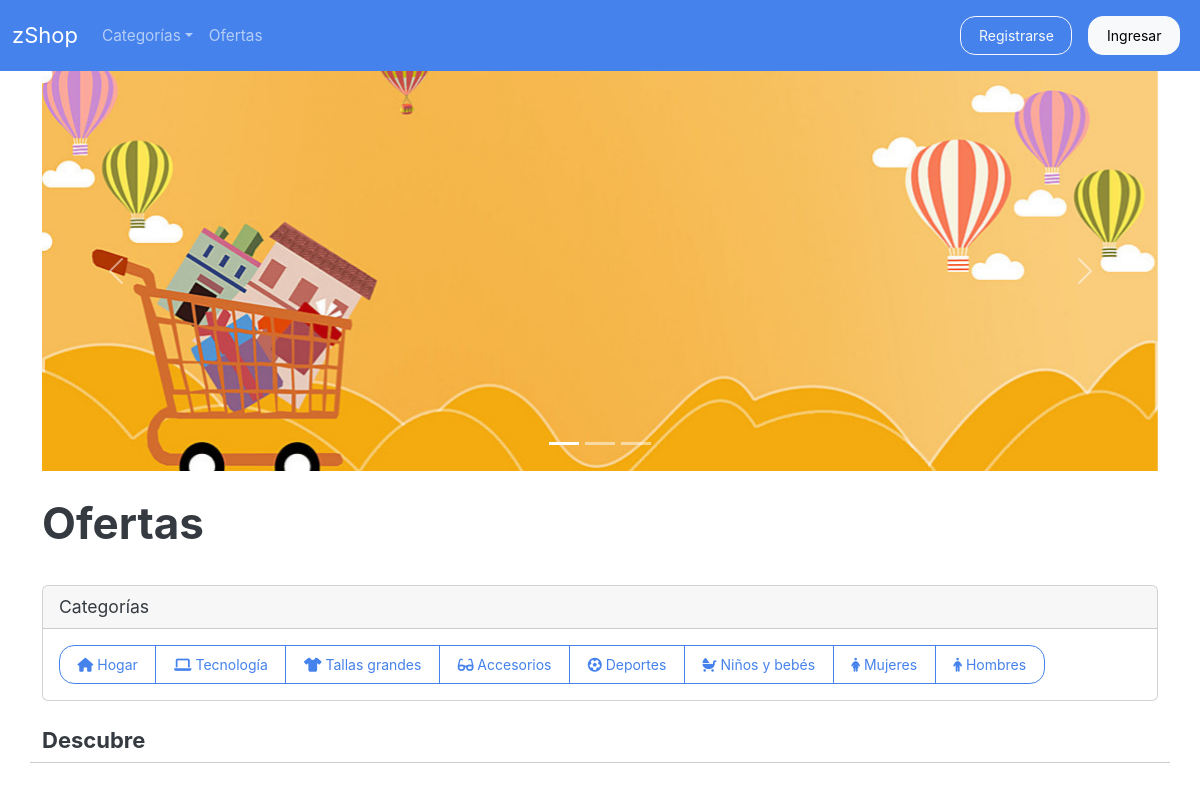
The app's page /dashboard/, older data.
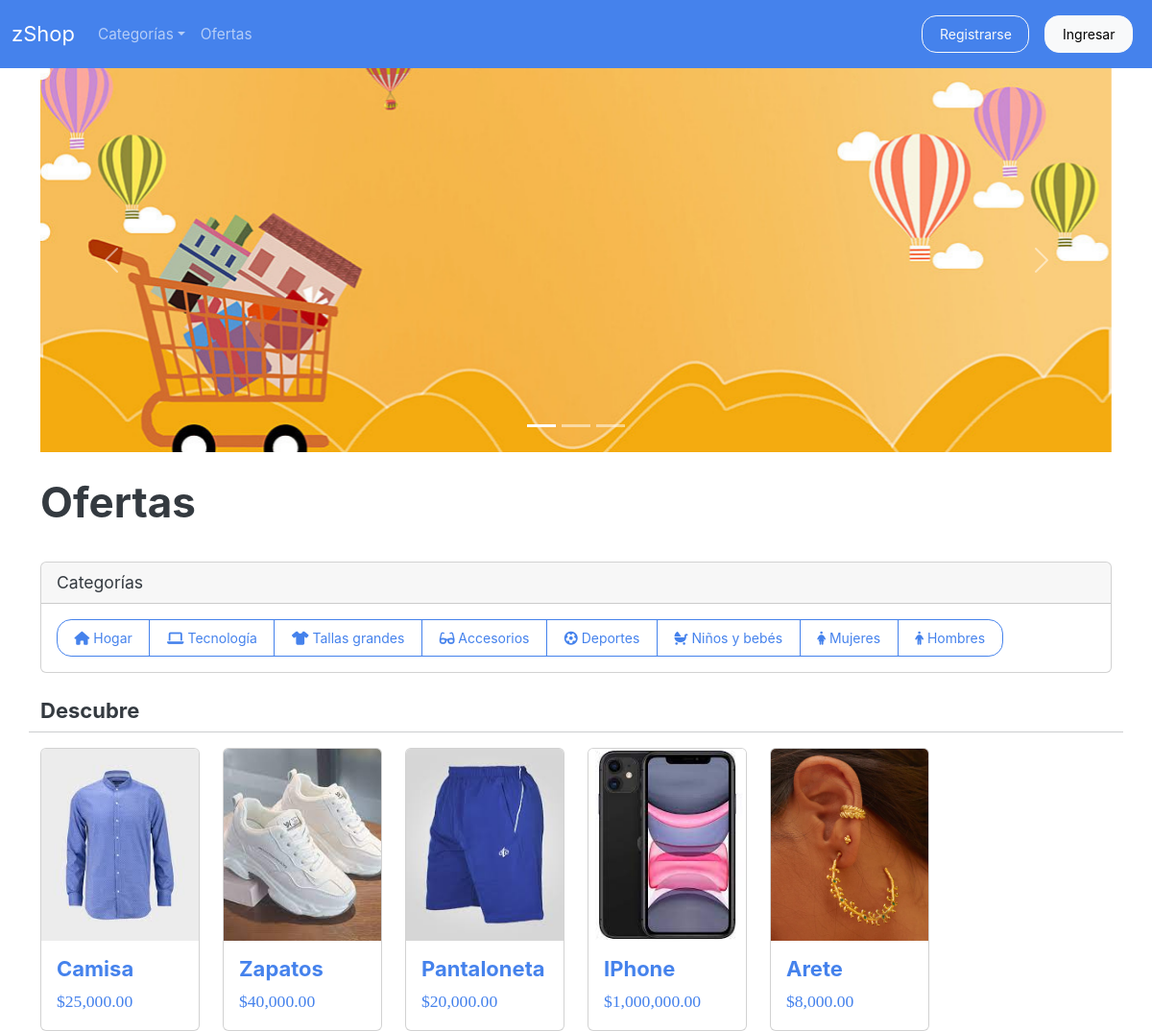
The same page, newer data.
### shop/models.py (models this page shows, shortened)
class Product(models.Model):
    STATUS = (
        ('Disponible', 'Disponible'),
        ('Agotado', 'Agotado')
    )
    id = models.AutoField(primary_key=True)
    name = models.CharField(max_length=100)
    description = models.TextField(blank=True)
    price = models.DecimalField(max_digits=15, decimal_places=2, null=True)
    image = models.ImageField(upload_to='items/', null=True)
    category = models.ForeignKey(CategoryShop, null=True, on_delete=models.SET_NULL)
    status = models.CharField(max_length=100, null=True, choices=STATUS)
    created_at = models.DateTimeField(auto_now_add=True)

### shop/views.py (the view)
# urls.py: path('dashboard/', DashboardView.as_view(), name='dashboard'),
class DashboardView(TemplateView):
    template_name = 'shop/dashboard.html'
    def get(self, request, **kwargs):
        context = super().get_context_data(**kwargs)
        context['user'] = request.user
        context['products'] = Product.objects.all()[:30]
        return self.render_to_response(context)

### template/shop/dashboard.html (shortened to what this page needs)
{% extends 'shop/base.html' %}
{% load static %}
{% load humanize %}
{% block content %}
<div class="container">
    <link href="{% static 'css/litera.min.css' %}" rel="stylesheet">
    <div class="row justify-content-center">
        <div id="carouselExampleIndicators" class="carousel slide">
            <div class="carousel-indicators">
                <button type="button" data-bs-target="#carouselExampleIndicators" data-bs-slide-to="0" class="active" aria-current="true" aria-label="Slide 1"></button>
                <button type="button" data-bs-target="#carouselExampleIndicators" data-bs-slide-to="1" aria-label="Slide 2"></button>
                <button type="button" data-bs-target="#carouselExampleIndicators" data-bs-slide-to="2" aria-label="Slide 3"></button>
            </div>
            <div class="carousel-inner">
                <div class="carousel-item active">
                    <img src="{% static 'image/dashboard/carousel1.jpg' %}" class="d-block w-100" alt="..." style="height: 400px; object-fit: cover;">
                </div>
            </div>
            <button class="carousel-control-prev" type="button" data-bs-target="#carouselExampleIndicators" data-bs-slide="prev">
                <span class="carousel-control-prev-icon" aria-hidden="true"></span>
            </button>
            <button class="carousel-control-next" type="button" data-bs-target="#carouselExampleIndicators" data-bs-slide="next">
                <span class="carousel-control-next-icon" aria-hidden="true"></span>
            </button>
        </div>
    </div>
    <br>
    <div class="oferta">
        <h1>Ofertas</h1>
    </div>
    <br>
    <div class="card">
        <div class="card-header">
            Categorías
        </div>
        <div class="card-body">
            <div class="col-md-12">
                <div class="btn-group" role="group">
                    <a href="{% url 'shop:category' category='Hogar' %}" class="btn btn-outline-primary"><i class="fas fa-home"></i> Hogar</a>
                    <a href="{% url 'shop:category' category='Tecnología' %}" class="btn btn-outline-primary"><i class="fas fa-laptop"></i> Tecnología</a>
                    <a href="{% url 'shop:category' category='Tallas grandes' %}" class="btn btn-outline-primary"><i class="fas fa-tshirt"></i> Tallas grandes</a>
                    <a href="{% url 'shop:category' category='Accesorios' %}" class="btn btn-outline-primary"><i class="fas fa-glasses"></i> Accesorios</a>
                    <a href="{% url 'shop:category' category='Deportes' %}" class="btn btn-outline-primary"><i class="fas fa-futbol"></i> Deportes</a>
                    <a href="{% url 'shop:category' category='Niños y bebés' %}" class="btn btn-outline-primary"><i class="fas fa-baby-carriage"></i> Niños y bebés</a>
                    <a href="{% url 'shop:category' category='Mujeres' %}" class="btn btn-outline-primary"><i class="fas fa-female"></i> Mujeres</a>
                    <a href="{% url 'shop:category' category='Hombres' %}" class="btn btn-outline-primary"><i class="fas fa-male"></i> Hombres</a>
                </div>
            </div>
        </div>
    </div>
    <br>
    <div class="row">
        <h5>Descubre</h5>
        <hr>
        {% for product in products %}
            <div class="col-lg-2 col-md-3 col-sm-5">
                <a href="{% url 'shop:product' id=product.id %}" style="text-decoration: none;">
                    <div class="card h-100" id="card-hover">
                        <img class="card-img-top img-fluid" src="{{ product.image.url }}" alt="{{ product.name }}" style="height: 200px; object-fit: cover;">
                        <div class="card-body">
                            <h5 class="card-title">{{ product.name }}</h5>
                            <p class="card-text">${{ product.price|floatformat:2|intcomma }}</p>
                        </div>
                    </div>
                </a>
            </div>
            {% if forloop.counter|divisibleby:5 %}
                </div><div class="row">
            {% endif %}
        {% endfor %}
</div>
</div>
{% endblock %}

### template/shop/base.html (shortened to what this page needs)
<!DOCTYPE html>
<html lang="en">
    {% load static %}
<head>
    <link href="{% static 'css/litera.min.css' %}" rel="stylesheet">
</head>
<body>
    {% include 'shop/navbar.html' %}
    <div class="container-fluid">
    {% block content %}
    {% endblock %}
    </div>
</body>
</html>

### template/shop/navbar.html (shortened to what this page needs)
{% load static %}
<link rel="stylesheet" href="{% static 'css/shop/navbar.css' %}">
<nav class="navbar navbar-expand-lg navbar-dark bg-primary">
    <div class="container-fluid">
        <a class="navbar-brand" href="{% url 'shop:dashboard' %}">zShop</a>
        <div class="collapse navbar-collapse" id="navbarScroll">
            <ul class="navbar-nav me-auto my-2 my-lg-0 navbar-nav-scroll" style="--bs-scroll-height: 100px;">
                <li class="nav-item dropdown">
                    <a class="nav-link dropdown-toggle" role="button" data-bs-toggle="dropdown"
                    aria-expanded="false">Categorías</a>
                </li>
                <li class="nav-item">
                    <a class="nav-link" href="#">Ofertas</a>
                </li>
            </ul>
            <ul class="navbar-nav ml-auto my-2 my-lg-0 navbar-nav-scroll">
                {% if request.user.is_authenticated %}
                    <li class="nav-item">
                        <a href="{% url 'shop:cart' %}" class="nav-link">
                            <i class="fa-solid fa-cart-shopping"></i>
                        </a>
                    </li>
                    <li class="nav-item dropdown">
                        <a class="nav-link dropdown-toggle" href="#" role="button" data-bs-toggle="dropdown"
                        aria-expanded="false"><i class="fa-solid fa-user"></i></a>
                        <ul class="dropdown-menu dropdown-menu-end">
                            <li><a class="dropdown-item" href="{% url 'shop:account' %}">Cuenta</a></li>
                            <li><a class="dropdown-item" href="{% url 'shop:favorite_list' %}">Favoritos</a></li>
                            <li>
                                <hr class="dropdown-divider">
                            </li>
                            <li><a class="dropdown-item" href="{% url 'accounts:logout' %}">Cerrar sesión</a></li>
                        </ul>
                    </li>
                {% else %}
                    <li class="nav-item">
                        <a class="nav-link" href="{% url 'accounts:register' %}">
                            <button type="button" class="btn btn-outline-light">Registrarse</button>
                        </a>
                    </li>
                    <li class="nav-item">
                        <a class="nav-link" href="{% url 'accounts:login' %}">
                            <button type="button" class="btn btn-light">Ingresar</button>
                        </a>
                    </li>
                {% endif %}
            </ul>
        </div>
    </div>
</nav>

Row changes from the older to the newer data that the page shows:
added Product: image (picture), name "Camisa", price "25,000.00"
added Product: image (picture), name "Zapatos", price "40,000.00"
added Product: image (picture), name "Pantaloneta", price "20,000.00"
added Product: image (picture), name "IPhone", price "1,000,000.00"
added Product: image (picture), name "Arete", price "8,000.00"
